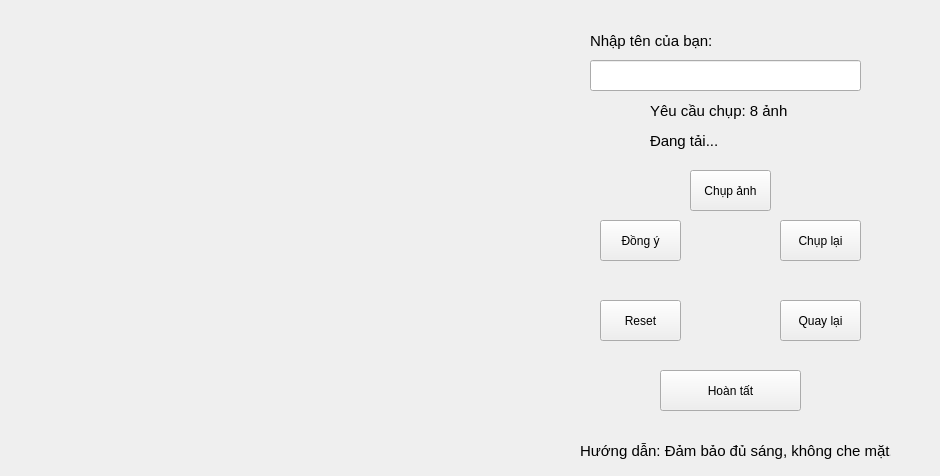
<?xml version="1.0" encoding="UTF-8"?>
<ui version="4.0">
 <class>Form</class>
 <widget class="QWidget" name="Form">
  <property name="geometry">
   <rect>
    <x>0</x>
    <y>0</y>
    <width>940</width>
    <height>476</height>
   </rect>
  </property>
  <property name="windowTitle">
   <string>Form</string>
  </property>
  <widget class="QLabel" name="labelCamera">
   <property name="geometry">
    <rect>
     <x>30</x>
     <y>30</y>
     <width>431</width>
     <height>411</height>
    </rect>
   </property>
   <property name="text">
    <string/>
   </property>
   <property name="scaledContents">
    <bool>true</bool>
   </property>
  </widget>
  <widget class="QLineEdit" name="txtTenNguoiMoi">
   <property name="geometry">
    <rect>
     <x>590</x>
     <y>60</y>
     <width>271</width>
     <height>31</height>
    </rect>
   </property>
  </widget>
  <widget class="QLabel" name="label">
   <property name="geometry">
    <rect>
     <x>590</x>
     <y>30</y>
     <width>131</width>
     <height>21</height>
    </rect>
   </property>
   <property name="font">
    <font>
     <pointsize>11</pointsize>
    </font>
   </property>
   <property name="text">
    <string>Nhập tên của bạn:</string>
   </property>
  </widget>
  <widget class="QPushButton" name="btnChupAnh">
   <property name="geometry">
    <rect>
     <x>690</x>
     <y>170</y>
     <width>81</width>
     <height>41</height>
    </rect>
   </property>
   <property name="text">
    <string>Chụp ảnh</string>
   </property>
  </widget>
  <widget class="QPushButton" name="btnDongY">
   <property name="geometry">
    <rect>
     <x>600</x>
     <y>220</y>
     <width>81</width>
     <height>41</height>
    </rect>
   </property>
   <property name="text">
    <string>Đồng ý</string>
   </property>
  </widget>
  <widget class="QPushButton" name="btnChupLai">
   <property name="geometry">
    <rect>
     <x>780</x>
     <y>220</y>
     <width>81</width>
     <height>41</height>
    </rect>
   </property>
   <property name="text">
    <string>Chụp lại</string>
   </property>
  </widget>
  <widget class="QLabel" name="label_2">
   <property name="geometry">
    <rect>
     <x>650</x>
     <y>100</y>
     <width>151</width>
     <height>21</height>
    </rect>
   </property>
   <property name="font">
    <font>
     <pointsize>11</pointsize>
    </font>
   </property>
   <property name="text">
    <string>Yêu cầu chụp: 8 ảnh </string>
   </property>
  </widget>
  <widget class="QLabel" name="labelTookPhoto">
   <property name="geometry">
    <rect>
     <x>650</x>
     <y>130</y>
     <width>151</width>
     <height>21</height>
    </rect>
   </property>
   <property name="font">
    <font>
     <pointsize>11</pointsize>
    </font>
   </property>
   <property name="text">
    <string>Đang tải...</string>
   </property>
  </widget>
  <widget class="QPushButton" name="btnReset">
   <property name="geometry">
    <rect>
     <x>600</x>
     <y>300</y>
     <width>81</width>
     <height>41</height>
    </rect>
   </property>
   <property name="text">
    <string>Reset</string>
   </property>
  </widget>
  <widget class="QLabel" name="label_3">
   <property name="geometry">
    <rect>
     <x>580</x>
     <y>440</y>
     <width>311</width>
     <height>21</height>
    </rect>
   </property>
   <property name="font">
    <font>
     <pointsize>11</pointsize>
    </font>
   </property>
   <property name="text">
    <string>Hướng dẫn: Đảm bảo đủ sáng, không che mặt.</string>
   </property>
  </widget>
  <widget class="QPushButton" name="btnHoanTat">
   <property name="geometry">
    <rect>
     <x>660</x>
     <y>370</y>
     <width>141</width>
     <height>41</height>
    </rect>
   </property>
   <property name="text">
    <string>Hoàn tất</string>
   </property>
  </widget>
  <widget class="QPushButton" name="btnQuayLai">
   <property name="geometry">
    <rect>
     <x>780</x>
     <y>300</y>
     <width>81</width>
     <height>41</height>
    </rect>
   </property>
   <property name="text">
    <string>Quay lại</string>
   </property>
  </widget>
 </widget>
 <resources/>
 <connections/>
</ui>
